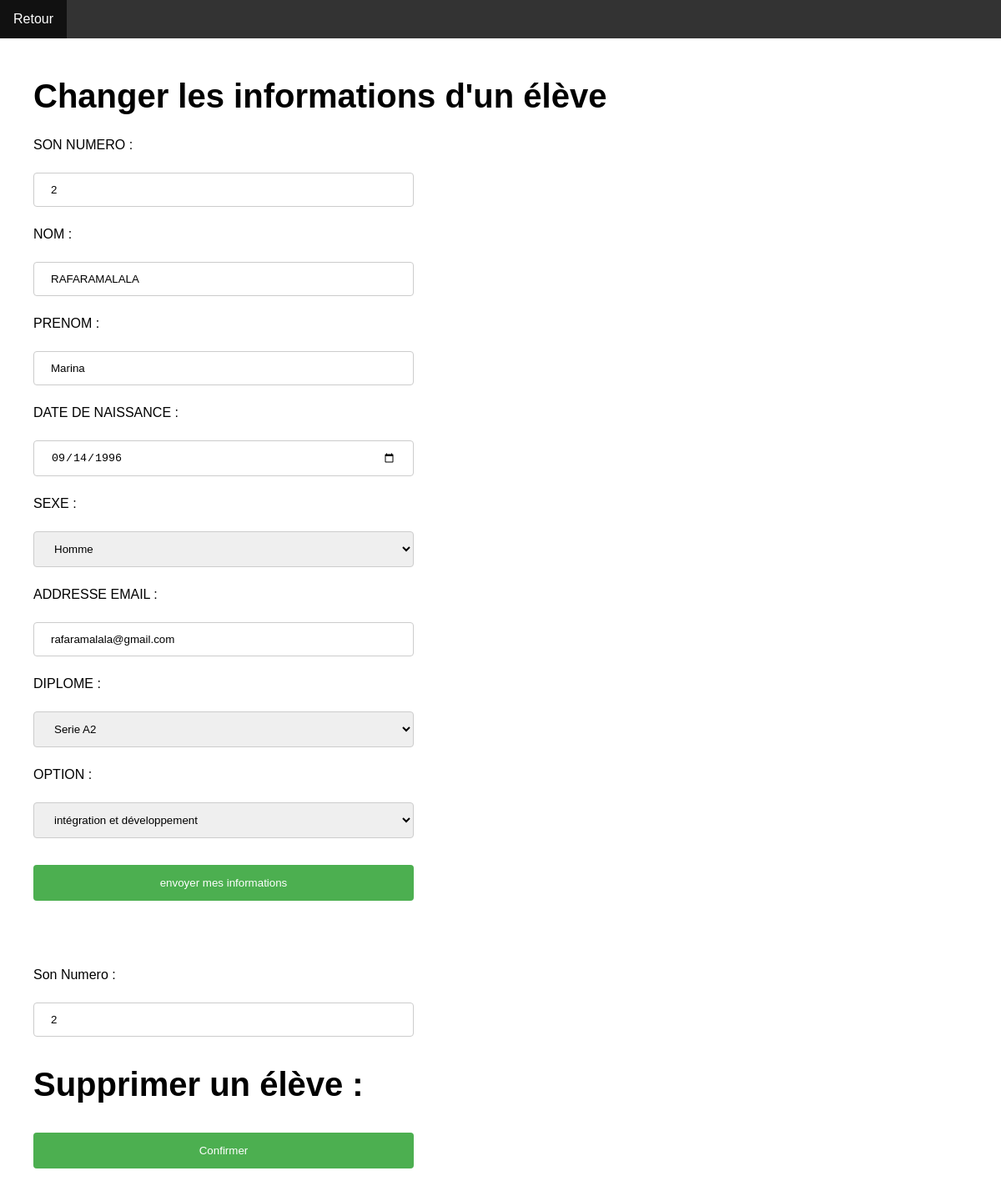
Before: /info.php?code=2 (signed in) with the older database file.
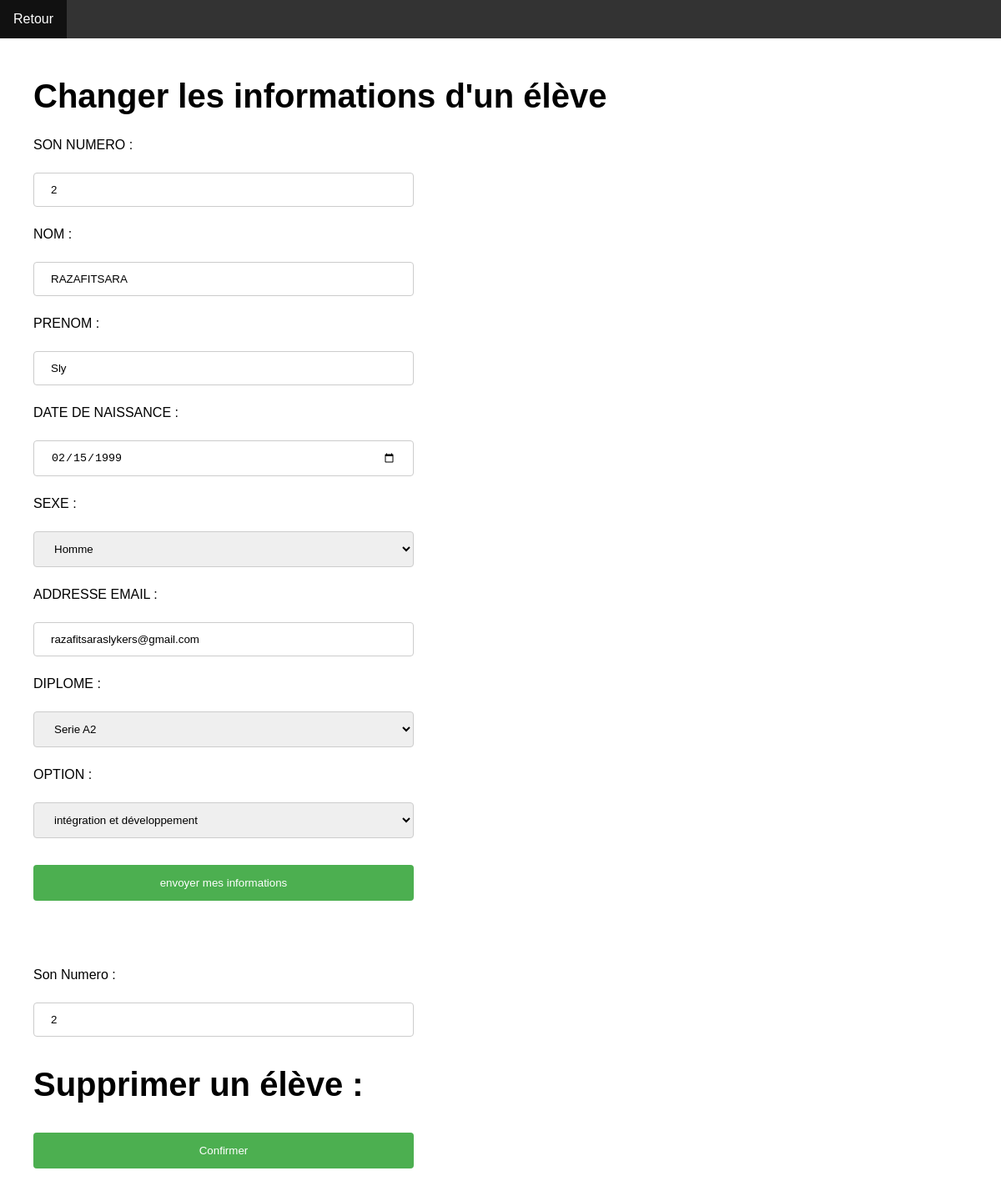
After: the same page with the newer database file.
### tables this page shows
CREATE TABLE IF NOT EXISTS `t_eleve` (
  `el_id` int(11) NOT NULL AUTO_INCREMENT,
  `el_nom` varchar(30) DEFAULT NULL,
  `el_prenom` varchar(30) DEFAULT NULL,
  `el_ddn` date DEFAULT NULL,
  `el_sexe` varchar(1) DEFAULT NULL,
  `el_inscription` int(4) DEFAULT NULL,
  `el_email` varchar(40) DEFAULT NULL,
  `el_diplome` varchar(40) DEFAULT NULL,
  `el_option` varchar(40) DEFAULT NULL,
  PRIMARY KEY (`el_id`)
);

### info.php (the view, shortened to what this page needs)
<?php
    require_once("conn.php");
    $id = $_GET['code'];
    $req="select * from t_eleve where el_id=$id";
    $resultat = mysqli_query($conn,$req) or die(mysqli_error());
    $etudiant = mysqli_fetch_assoc($resultat);
 ?>
 <html>
  <link rel="stylesheet" type="text/css" href="style.css">
 <body>
    <ul>
        <li><a href='accueil.php'> Retour</a></li>
    </ul>
    <div>
        <h1><span>Changer les informations d'un élève</span></h1>
        <form method="post" action="modifier.php">
        <p><label style="color: black">SON NUMERO :</label>
        <p><input type="text" name="numero" value="<?php echo ($etudiant['el_id']); ?>"></p>
        <p><label style="color: black">NOM :</label>
        <p><input type="text" name="nom" value="<?php echo ($etudiant['el_nom']); ?>"></p>
        <p> <label style="color: black">PRENOM :</label>
        <p><input type="text" name="prenom" value="<?php echo ($etudiant['el_prenom']); ?>"></p>
        <p><label style="color: black">DATE DE NAISSANCE :</label>
        <p><input type="date" name='dates' value="<?php echo ($etudiant['el_ddn']); ?>"></p>
        <p><label style="color: black">SEXE :</label>   </p>
        <select name="sexe">
            <option value="H">Homme</option>
        </select></p>
        <p><label style="color: black">ADDRESSE EMAIL :</label>
        <p><input type="email" name="email" value="<?php echo ($etudiant['el_email']); ?>"></p>
        <p><label style="color: black">DIPLOME :</label>  </p>
        <select name="diplome" required>
            <option value="A2">Serie A2</option>
        </select></p>
        <p><label style="color: black">OPTION :</label>  </p>
        <select name="options" required>
            <option value="DEV">intégration et développement</option>
        </select></p>
        <p><input type="submit" value="envoyer mes informations"></p>
    </div>
    <form method="post" action="delete.php">
        <div>
            <p><label>Son Numero</label> :
            <p><input type="text" name="numero2" value="<?php echo ($etudiant['el_id']); ?>"></p>
            <h1><span>Supprimer un élève : </span></h1>
            <p><input type="submit" value="Confirmer"></p>
        </div>
    </form>
 </body>
 </html>

Changed rows visible on the page:
changed t_eleve id 2: nom "RAFARAMALALA" → "RAZAFITSARA"; prenom "Marina" → "Sly"; dates "09/14/1996" → "02/15/1999"; email "rafaramalala@gmail.com" → "razafitsaraslykers@gmail.com"
